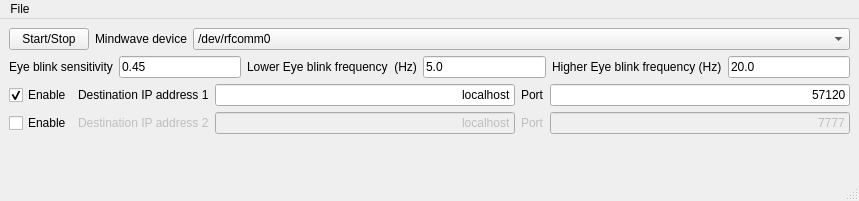
<?xml version="1.0" encoding="UTF-8"?>
<ui version="4.0">
 <class>MainWindow</class>
 <widget class="QMainWindow" name="MainWindow">
  <property name="geometry">
   <rect>
    <x>0</x>
    <y>0</y>
    <width>859</width>
    <height>201</height>
   </rect>
  </property>
  <property name="windowTitle">
   <string>MainWindow</string>
  </property>
  <widget class="QWidget" name="centralwidget">
   <layout class="QVBoxLayout" name="verticalLayout">
    <item>
     <layout class="QHBoxLayout" name="horizontalLayout">
      <item>
       <widget class="QPushButton" name="startButton">
        <property name="text">
         <string>Start/Stop</string>
        </property>
       </widget>
      </item>
      <item>
       <widget class="QLabel" name="label">
        <property name="text">
         <string>Mindwave device</string>
        </property>
       </widget>
      </item>
      <item>
       <widget class="QComboBox" name="deviceComboBox">
        <property name="sizePolicy">
         <sizepolicy hsizetype="Expanding" vsizetype="Fixed">
          <horstretch>0</horstretch>
          <verstretch>0</verstretch>
         </sizepolicy>
        </property>
        <item>
         <property name="text">
          <string>/dev/rfcomm0</string>
         </property>
        </item>
        <item>
         <property name="text">
          <string>/dev/rfcomm1</string>
         </property>
        </item>
        <item>
         <property name="text">
          <string>/dev/rfcomm2</string>
         </property>
        </item>
        <item>
         <property name="text">
          <string>/dev/ttyUSB0</string>
         </property>
        </item>
        <item>
         <property name="text">
          <string>/dev/ttyUSB1</string>
         </property>
        </item>
        <item>
         <property name="text">
          <string>/dev/ttyUSB2</string>
         </property>
        </item>
        <item>
         <property name="text">
          <string>/dev/ttyS0</string>
         </property>
        </item>
        <item>
         <property name="text">
          <string>/dev/ttyS1</string>
         </property>
        </item>
        <item>
         <property name="text">
          <string>/dev/ttyS2</string>
         </property>
        </item>
        <item>
         <property name="text">
          <string>/dev/tty0</string>
         </property>
        </item>
        <item>
         <property name="text">
          <string>/dev/tty1</string>
         </property>
        </item>
        <item>
         <property name="text">
          <string>/dev/tty2</string>
         </property>
        </item>
       </widget>
      </item>
     </layout>
    </item>
    <item>
     <layout class="QHBoxLayout" name="horizontalLayout_2">
      <item>
       <widget class="QLabel" name="label_2">
        <property name="text">
         <string>Eye blink sensitivity</string>
        </property>
        <property name="buddy">
         <cstring>eyeBlinkSensitivity</cstring>
        </property>
       </widget>
      </item>
      <item>
       <widget class="QLineEdit" name="eyeBlinkSensitivity">
        <property name="text">
         <string>0.45</string>
        </property>
       </widget>
      </item>
      <item>
       <widget class="QLabel" name="label_3">
        <property name="text">
         <string>Lower Eye blink frequency  (Hz)</string>
        </property>
        <property name="buddy">
         <cstring>lowerEyeBlinkFrequency</cstring>
        </property>
       </widget>
      </item>
      <item>
       <widget class="QLineEdit" name="lowerEyeBlinkFrequency">
        <property name="text">
         <string>5.0</string>
        </property>
       </widget>
      </item>
      <item>
       <widget class="QLabel" name="label_4">
        <property name="text">
         <string>Higher Eye blink frequency (Hz)</string>
        </property>
        <property name="buddy">
         <cstring>higherEyeBlinkFrequency</cstring>
        </property>
       </widget>
      </item>
      <item>
       <widget class="QLineEdit" name="higherEyeBlinkFrequency">
        <property name="text">
         <string>20.0</string>
        </property>
       </widget>
      </item>
     </layout>
    </item>
    <item>
     <layout class="QHBoxLayout" name="horizontalLayout_3">
      <item>
       <widget class="QCheckBox" name="checkBoxEnable1">
        <property name="text">
         <string>Enable</string>
        </property>
        <property name="checked">
         <bool>true</bool>
        </property>
       </widget>
      </item>
      <item>
       <widget class="QLabel" name="labelDestIP1">
        <property name="text">
         <string>Destination IP address 1</string>
        </property>
        <property name="buddy">
         <cstring>destIP1</cstring>
        </property>
       </widget>
      </item>
      <item>
       <widget class="QLineEdit" name="destIP1">
        <property name="text">
         <string>localhost</string>
        </property>
        <property name="alignment">
         <set>Qt::AlignRight|Qt::AlignTrailing|Qt::AlignVCenter</set>
        </property>
       </widget>
      </item>
      <item>
       <widget class="QLabel" name="labelPort1">
        <property name="text">
         <string>Port</string>
        </property>
        <property name="buddy">
         <cstring>Port1</cstring>
        </property>
       </widget>
      </item>
      <item>
       <widget class="QLineEdit" name="Port1">
        <property name="text">
         <string>57120</string>
        </property>
        <property name="alignment">
         <set>Qt::AlignRight|Qt::AlignTrailing|Qt::AlignVCenter</set>
        </property>
       </widget>
      </item>
     </layout>
    </item>
    <item>
     <layout class="QHBoxLayout" name="horizontalLayout_4">
      <item>
       <widget class="QCheckBox" name="checkBoxEnable2">
        <property name="text">
         <string>Enable</string>
        </property>
       </widget>
      </item>
      <item>
       <widget class="QLabel" name="labelDestIP2">
        <property name="enabled">
         <bool>false</bool>
        </property>
        <property name="text">
         <string>Destination IP address 2</string>
        </property>
        <property name="buddy">
         <cstring>destIP2</cstring>
        </property>
       </widget>
      </item>
      <item>
       <widget class="QLineEdit" name="destIP2">
        <property name="enabled">
         <bool>false</bool>
        </property>
        <property name="text">
         <string>localhost</string>
        </property>
        <property name="alignment">
         <set>Qt::AlignRight|Qt::AlignTrailing|Qt::AlignVCenter</set>
        </property>
       </widget>
      </item>
      <item>
       <widget class="QLabel" name="labelPort2">
        <property name="enabled">
         <bool>false</bool>
        </property>
        <property name="text">
         <string>Port</string>
        </property>
        <property name="buddy">
         <cstring>Port2</cstring>
        </property>
       </widget>
      </item>
      <item>
       <widget class="QLineEdit" name="Port2">
        <property name="enabled">
         <bool>false</bool>
        </property>
        <property name="text">
         <string>7777</string>
        </property>
        <property name="alignment">
         <set>Qt::AlignRight|Qt::AlignTrailing|Qt::AlignVCenter</set>
        </property>
       </widget>
      </item>
     </layout>
    </item>
    <item>
     <spacer name="verticalSpacer">
      <property name="orientation">
       <enum>Qt::Vertical</enum>
      </property>
      <property name="sizeHint" stdset="0">
       <size>
        <width>20</width>
        <height>40</height>
       </size>
      </property>
     </spacer>
    </item>
   </layout>
  </widget>
  <widget class="QMenuBar" name="menubar">
   <property name="geometry">
    <rect>
     <x>0</x>
     <y>0</y>
     <width>859</width>
     <height>28</height>
    </rect>
   </property>
   <widget class="QMenu" name="menuFile">
    <property name="title">
     <string>File</string>
    </property>
    <addaction name="actionQuit"/>
   </widget>
   <addaction name="menuFile"/>
  </widget>
  <widget class="QStatusBar" name="statusbar"/>
  <action name="actionQuit">
   <property name="text">
    <string>Quit</string>
   </property>
  </action>
  <action name="actionSave_state">
   <property name="text">
    <string>Save state</string>
   </property>
  </action>
  <action name="actionLoad_state">
   <property name="text">
    <string>Load state</string>
   </property>
  </action>
 </widget>
 <tabstops>
  <tabstop>startButton</tabstop>
  <tabstop>deviceComboBox</tabstop>
  <tabstop>eyeBlinkSensitivity</tabstop>
  <tabstop>lowerEyeBlinkFrequency</tabstop>
  <tabstop>higherEyeBlinkFrequency</tabstop>
  <tabstop>checkBoxEnable1</tabstop>
  <tabstop>destIP1</tabstop>
  <tabstop>Port1</tabstop>
  <tabstop>checkBoxEnable2</tabstop>
  <tabstop>destIP2</tabstop>
  <tabstop>Port2</tabstop>
 </tabstops>
 <resources/>
 <connections/>
</ui>
